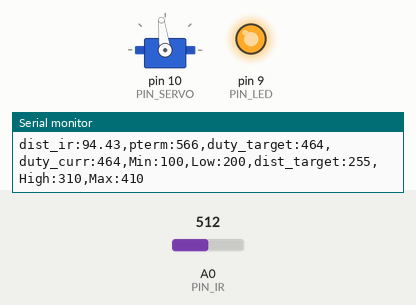
Recording of a sketch running on a simulated Arduino Uno, built with avr-gcc and run on an emulated ATmega328P. Shown: servo, output pins drawn as LEDs (lit = HIGH), the last lines printed to the serial monitor. The test bench sets the inputs (shaded band); at power-on: A0 (PIN_IR) = 512.

Above: at 1.2 s.
1.3 s: A0 (PIN_IR) set to 557
At 1.46 s:
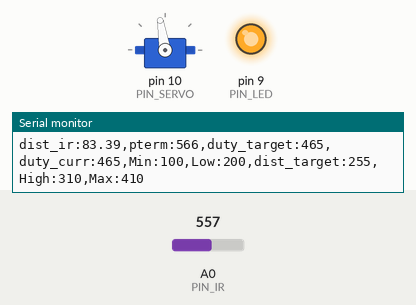
4.3 s: A0 (PIN_IR) set to 568
7.3 s: A0 (PIN_IR) set to 122
At 8.71 s:
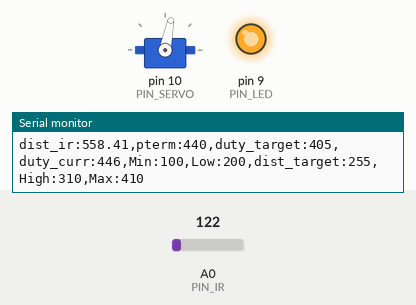
10.3 s: A0 (PIN_IR) set to 511
Timing chart, 0 to 13.3 s (numbered marks = the images above; inputs shaded):
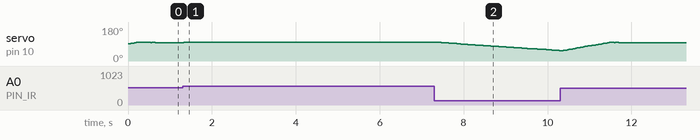

Measured:
- after the input at 1.3 s, servo on pin 10 (PIN_SERVO): 97° → 99° at once, then repeats every 0.33 s: 98° 0.06 s, 99° 0.09 s, 98° 0.04 s, 99° 0.03 s, 98° 0.03 s, 99° 0.08 s

The sketch:

22P06.ino
```cpp
#include <Servo.h>

// Arduino pin assignment
#define PIN_LED 9
#define PIN_SERVO 10
#define PIN_IR A0
// Framwork setting
#define _DIST_TARGET 255
#define _DIST_MIN 90
#define _DIST_MAX 410
// Distance sensor
#define _DIST_ALPHA 0.42 //ema_alpha
// Servo range
#define _DUTY_MIN 950
#define _DUTY_NEU 1475
#define _DUTY_MAX 1850
// Servo speed control
#define _SERVO_ANGLE 30 //servo_angle
#define _SERVO_SPEED 45 //servo_speed
// Event periods
#define _INTERVAL_DIST 30
#define _INTERVAL_SERVO 30
#define _INTERVAL_SERIAL 100
// PID parameters
#define _KP 0.6
// EMA filter
#define EMA_ALPHA 0.35
// global variables
float dist_min, dist_max, dist_raw, dist_cali;
float ema_dist = 0;
float samples_num = 3;
// Servo instance
Servo myservo;
// Distance sensor
float dist_target;
// Event periods
unsigned long last_sampling_time_dist, last_sampling_time_servo, last_sampling_time_serial;
bool event_dist, event_servo, event_serial;
// Servo speed control
int duty_chg_per_interval;
int duty_target, duty_curr;
// PID variables
float error_curr, error_prev, control, pterm, dterm, iterm;
// cali IR_DISTANCE
const float coE[] = {0.0000207, -0.0058357, 1.53848999, 23.2994353};

void setup() {
  pinMode(PIN_LED, OUTPUT);
  digitalWrite(PIN_LED, 1);
  myservo.attach(PIN_SERVO);

  dist_min = _DIST_MIN;
  dist_max = _DIST_MAX;
  dist_target = _DIST_TARGET;

  event_servo = true;
  event_dist = true;
  event_serial = true;

  duty_curr = _DUTY_NEU;
  myservo.writeMicroseconds(_DUTY_NEU);
  Serial.begin(57600);

  duty_chg_per_interval = (_DUTY_MAX - _DUTY_MIN) * ((float)_SERVO_SPEED / 180) * ((float)_INTERVAL_SERVO / 1000);
}

float ir_distance(void) {
  float val;
  float volt = float(analogRead(PIN_IR));
  val = ((6762.0/(volt-9.0))-4.0) * 10.0;
  return val;
}

float under_noise_filter(void) {
  int currReading;
  int largestReading = 0;
  for (int i = 0; i < samples_num; i++) {
    currReading = ir_distance();
    if (currReading > largestReading) { largestReading = currReading; }
    delayMicroseconds(1500);
  }
  return largestReading;
}

float ir_distance_filtered(void) {
  int currReading;
  int lowestReading = 1024;
  for (int i =0; i < samples_num; i++) {
    currReading = under_noise_filter();
    if (currReading < lowestReading) { lowestReading = currReading ;}
  }
  ema_dist = EMA_ALPHA * lowestReading + (1-EMA_ALPHA) * ema_dist;
  float dist_cali = coE[0] * pow(ema_dist, 3) + coE[1] * pow(ema_dist, 2) + coE[2] * ema_dist + coE[3];
  return dist_cali;
}

void loop() {
  // Event_sampling_time
  if (millis() >= last_sampling_time_dist + _INTERVAL_DIST) event_dist = true;
  if (millis() >= last_sampling_time_servo + _INTERVAL_SERVO) event_servo = true;
  if (millis() >= last_sampling_time_serial + _INTERVAL_SERIAL) event_serial = true;

  // Event_dist_handlers
  if (event_dist) {
    event_dist = false;
    // get a distance
    dist_raw = ir_distance();
    dist_cali = ir_distance_filtered();
    // PID control logic
    error_curr = dist_target - dist_cali;
    pterm = error_curr;
    control = _KP * pterm;
    // duty_target = f(duty_neutral, control)
    duty_target = _DUTY_NEU + control;
    if (duty_target > _DUTY_MAX) {duty_target = _DUTY_MAX;}
    if (duty_target < _DUTY_MIN) {duty_target = _DUTY_MIN;}

    last_sampling_time_dist = millis();
  }

  // Event_servo_handlers
  if (event_servo) {
    event_servo = false;
    // adjust duty_curr toward duty_target
    if (duty_curr > duty_target) {duty_curr -= duty_chg_per_interval ;}
    if (duty_curr < duty_target) {duty_curr += duty_chg_per_interval + 10;}
    // update servo position
    myservo.writeMicroseconds(duty_curr);

    last_sampling_time_servo = millis();
  }

  // Event_serial_handlers
  if (event_serial) {
    event_serial = false;
    Serial.print("dist_ir:");
    Serial.print(dist_raw);
    Serial.print(",pterm:");
    Serial.print(map(pterm, -1000, 1000, 510, 610));
    Serial.print(",duty_target:");
    Serial.print(map(duty_target, 1000, 2000, 410, 510));
    Serial.print(",duty_curr:");
    Serial.print(map(duty_curr, 1000, 2000, 410, 510));
    Serial.println(",Min:100,Low:200,dist_target:255,High:310,Max:410");

    last_sampling_time_serial = millis();
  }
}
```
